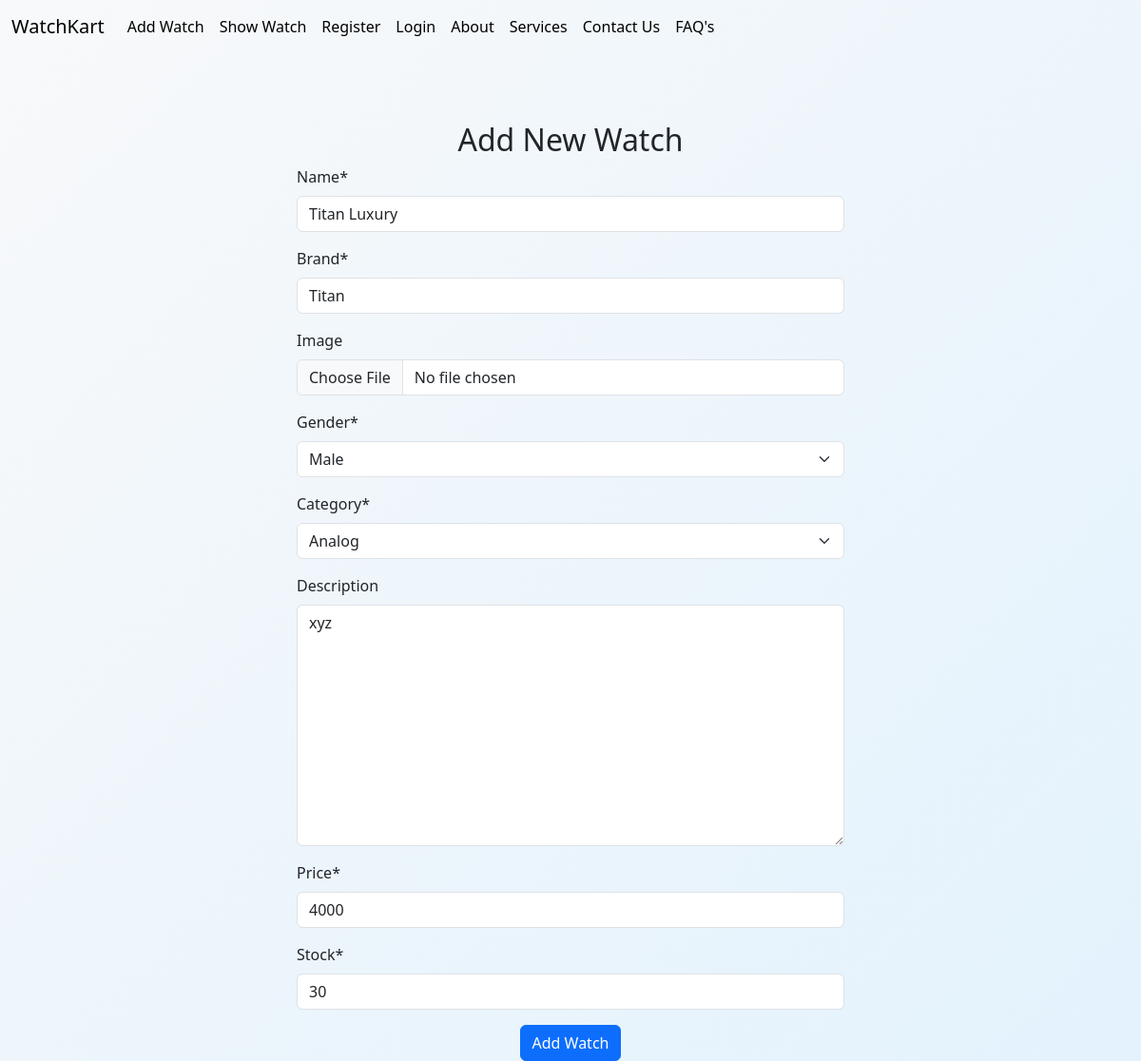
The app's page /watchapp/update_watch/1/, older data.
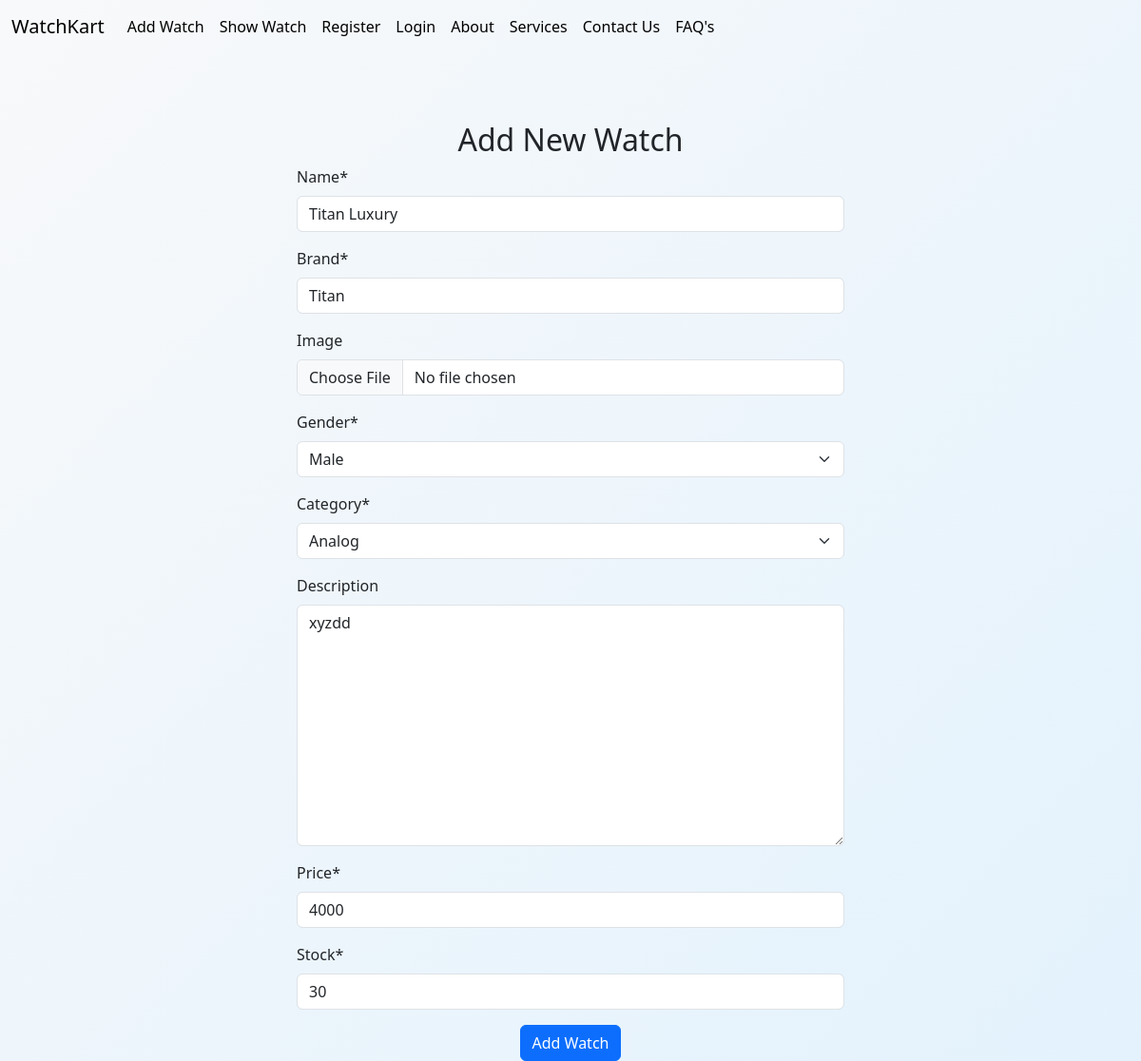
The same page, newer data.
### watchapp/models.py (models this page shows)
class WatchApp(models.Model):
    name = models.CharField(max_length=200)
    brand = models.CharField(max_length=200)
    image = models.ImageField(upload_to='media/', blank=True, null=True)
    gender = models.CharField(max_length=200, choices=[('Male', 'Male'), ('Female', 'Female'), ('unisex', 'Unisex')])
    category = models.CharField(max_length=50, choices=[("Analog", "Analog"),("Digital", "Digital"),("Smartwatch", "Smartwatch"),("Hybrid", "Hybrid"),])
    description = models.TextField(blank=True)
    price = models.PositiveIntegerField()
    stock = models.PositiveIntegerField(default=0)

### watchapp/views.py (the view)
# urls.py: path('update_watch/<id>/', update_watch, name='update-watch'),
def update_watch(request, id):
    watch_obj = WatchApp.objects.get(id=id)
    form = WatchAppForm(instance=watch_obj)
    if request.method == "POST":
        form = WatchAppForm(request.POST, request.FILES, instance=watch_obj)
        if form.is_valid():
            form.save()
            messages.warning(request, 'Watch updated successfully !')
            return redirect("display-watch")
    template_name = "watchapp/add_watch.html"
    context = {"form": form}
    return render(request, template_name, context)

### watchapp/forms.py
class WatchAppForm(forms.ModelForm):
    class Meta:
        model = WatchApp
        fields = '__all__'

### templates/watchapp/add_watch.html (shortened to what this page needs)
{% extends 'base.html' %}
{% load crispy_forms_tags %}
{% block content %}
<div class="container mt-4 w-50">
  <h2 class="text-center">Add New Watch</h2>
  <form method="POST" enctype="multipart/form-data">
    {{ form | crispy }}
    <div class="d-flex justify-content-center">
    <button type="submit" class="btn btn-primary ">Add Watch</button>
    </div>
  </form>
</div>
{% endblock %}

Row changes from the older to the newer data that the page shows:
changed WatchApp "Titan Luxury": description "xyz" → "xyzdd"
